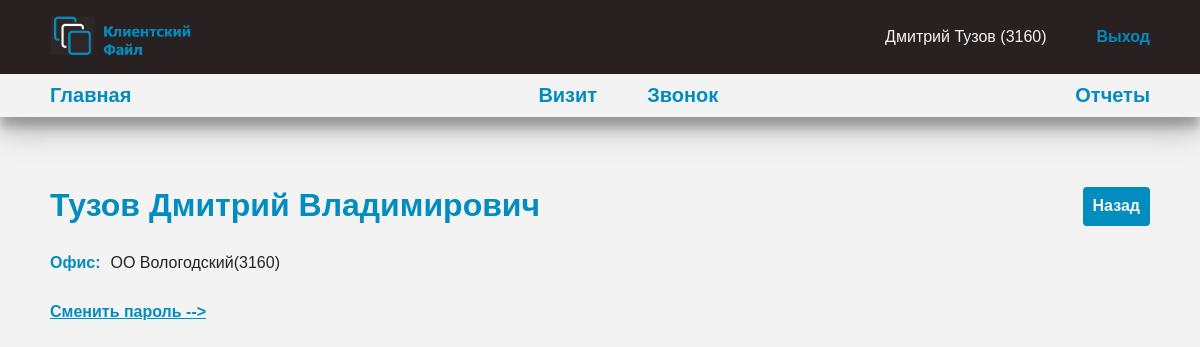
Page /profile/2 (signed in) on the committed database.
### employee/models.py (models this page shows)
class Employee(AbstractUser):
    middle_name = models.CharField(
        max_length=50,
        verbose_name='отчество',
        blank=True
    )
    office = models.ForeignKey(
        'Office',
        verbose_name='офис',
        on_delete=models.CASCADE,
        related_name='office'
    )
    objects = EmployeeManager()
    class Meta:
        db_table = 'employee'
        verbose_name = 'сотрудник'
        verbose_name_plural = 'сотрудники'
    def __str__(self) -> str:
        return f'{self.first_name} {self.last_name} ({self.office.code_office})'

class Office(models.Model):
    name = models.CharField(
        max_length=150,
        verbose_name='название'
    )
    code_office = models.IntegerField(
        verbose_name='код подразделения'
    )
    objects = models.Manager()
    class Meta:
        db_table = 'offices'
        verbose_name = 'офис'
        verbose_name_plural = 'офисы'
    def __str__(self) ->str:
        return f'{self.name}({self.code_office})'

### employee/views.py (the view)
# urls.py: path('profile/<int:pk>', ProfileEmployee.as_view(), name='profile'),
class ProfileEmployee(DetailView):
    model = Employee
    template_name = 'employee/profile.html'
    context_object_name = 'profile'
    def get_context_data(self, **kwargs):
        context = super().get_context_data()
        context['title'] = 'Профиль'
        return context

### employee/templates/employee/profile.html (shortened to what this page needs)
{% extends 'client_visit/base.html' %}
{% load static %}
{% block content %}
<div class="container profile__container">
  <h1 class="title profile__title">{{user.last_name}} {{user.first_name}} {{user.middle_name}}</h1>
  <input class="btn btn__next_upper" type=button value="Назад" onClick="javascript:history.go(-1);">
  <p><label for="">Офис:</label>{{user.office}}</p>
  <a class="profile_link" href="{% url 'password_change' %}">Сменить пароль --></a>
</div>
{% endblock %}

### client_visit/templates/client_visit/base.html (shortened to what this page needs)
{% load static %}
<!DOCTYPE html>
<html lang="ru">
<head>
  <link rel="stylesheet" href="{% static 'client_visit/css/normalize.css' %}">
  <link rel="stylesheet" href="{% static 'client_visit/css/style.css' %}">
</head>
<body>
  <header class="header">
    <div class="header__upper">
      <div class="container header__upper_container flex">
        <a href="" class="header__upper_logo">
          <img src="{% static 'client_visit/images/logo.png' %}" alt="" class="header__upper_img">
        </a>
        <div class="header__upper_wrapper flex">
          {% if request.user.is_authenticated %}
          <p><a class="header__profile" href="{% url 'profile' user.pk %}">{{ user }}</a></p>
          <a href="{% url 'logout' %}" class="header__upper_link">Выход</a>
          {% else %}
          <a href="{% url 'login' %}" class="header__upper_link">Войти</a>
          {% endif %}
        </div>
      </div>
    </div>
    <div class="header__lower">
      <div class="container header__lower_container">
        {% if request.user.is_authenticated %}
        <nav class="header__lower_nav nav-lower">
          <ul class="nav-lower__list list-reset flex">
            <li class="nav-lower__item"><a href="{% url 'index' %}">Главная</a></li>
            <div class="nav-lower__item_wrapper flex">
              <li class="nav-lower__item"><a href="{% url 'visit' %}">Визит</a></li>
              <li class="nav-lower__item"><a href="{% url 'call' %}">Звонок</a></li>
            </div>
            <li class="nav-lower__item"><a href="{% url 'reports' %}">Отчеты</a></li>
          </ul>
        </nav>
        {% endif %}
      </div>
    </div>
  </header>
  <main>
    {% block content %}
    {% endblock %}
  </main>
</body>
</html>

### client_visit/static/client_visit/css/style.css (style rules this page uses)
html { box-sizing: border-box; }
a { color: inherit; text-decoration: none; transition-property: background-color, color; transition-duration: .3s; transition-timing-function: ease; }
p { margin: 0; }
img { max-width: 100%; }
label { display: inline-block; margin-bottom: 10px; margin-right: 10px; margin-top: 10px; font-weight: 600; color: var(--main-color); }
body { font-family: 'OpenSans', sans-serif; font-weight: 400; font-size: 16px; color: var(--text-color-dark); background-color: #f3f3f3; background-attachment: fixed; background-size: cover; }
:root { --main-color: #028cc0; --whigt: #fff; --shadow: 0 14px 28px rgba(0,0,0,0.25), 0 10px 10px rgba(0,0,0,0.22); --main-color-hover: #045775; --text-color-dark: #292121; --text-color-light: #f3f3f3; }
.container { position: relative; max-width: 1700px; margin: 0 auto; padding-left: 50px; padding-right: 50px; }
.list-reset { margin: 0; padding: 0; list-style: none; }
.title { margin-top: 70px; margin-bottom: 70px; font-weight: 700; color: var(--main-color); }
.flex { display: flex; }
.btn { padding: 10px; font-weight: 700; color: var(--text-color-light); background-color: var(--main-color); border-radius: 4px; cursor: pointer; transition: background-color .15s ease-in-out, box-shadow .15s ease-in-out; }
.btn__next_upper { position: absolute; right: 50px; top: 0; border: transparent; }
.header { box-shadow: var(--shadow); }
.header__upper_container, .header__lower_container { padding-top: 10px; padding-bottom: 10px; }
.header__upper { background-color: #292121; }
.header__upper_container { justify-content: space-between; }
.header__upper_img { height: 50px; object-fit: cover; }
.header__upper_wrapper { margin: auto 0; color: var(--text-color-light); }
.header__upper_link { margin-left: 50px; font-weight: 700; color: var(--main-color); }
.nav-lower__list { justify-content: space-between; }
.nav-lower__item { font-weight: 700; font-size: 20px; color: var(--main-color); }
.nav-lower__item:not(:last-child) { margin-right: 50px; }
.profile__title { margin-bottom: 20px; }
.profile_link { display: inline-block; margin-top: 20px; font-weight: 600; text-decoration: revert; color: var(--main-color); }

### rows in the picture
Employee: first_name+last_name+office "Дмитрий Тузов (3160)", last_name "Тузов", first_name "Дмитрий", middle_name "Владимирович", office "ОО Вологодский(3160)"
